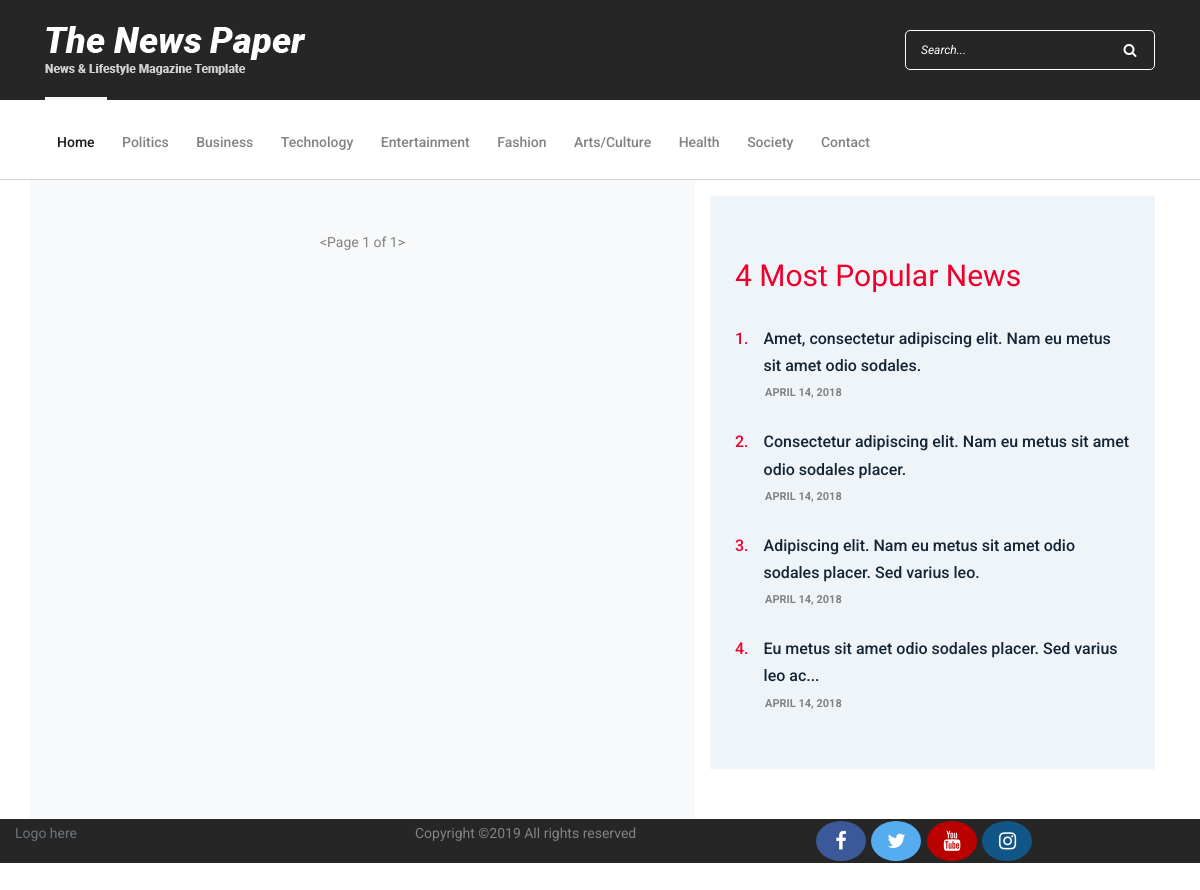
The app's page /health/, older data.
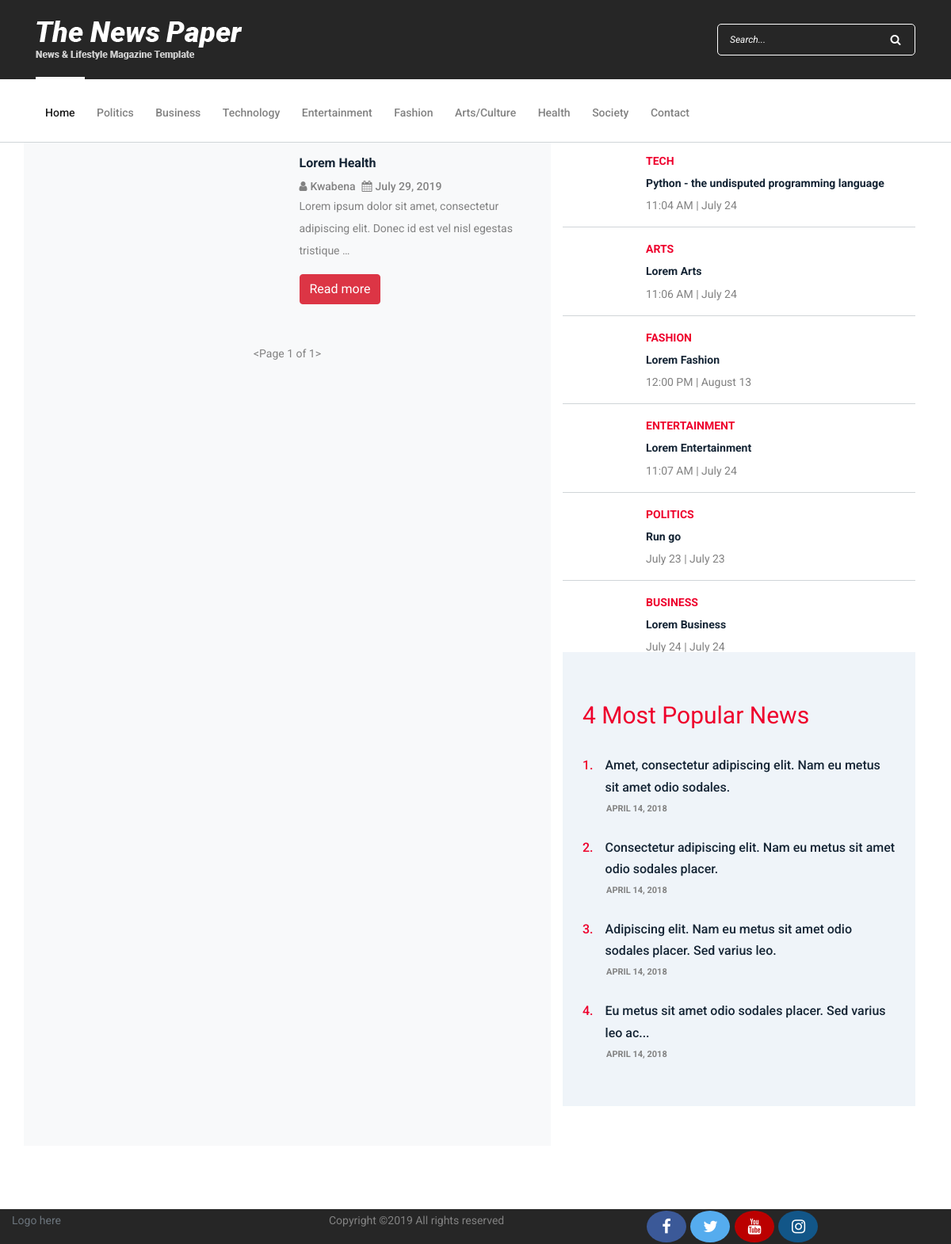
The same page, newer data.
### blog/models.py (models this page shows, shortened)
class News(models.Model):
    title = models.CharField(max_length=500)
    date = models.DateTimeField()
    reporter = models.CharField(max_length=100)
    content = models.TextField()
    category = models.CharField(max_length=50, choices=CATEGORY_CHOICES)
    slug = models.SlugField(null=True)
    picture = models.ImageField(upload_to='News/')
    audio = models.FileField(upload_to='Audio/', null=True, blank=True)
    def get_absolute_url(self):
        return reverse('blog-news-detail', kwargs={'slug': self.slug})

### blog/views.py (the view)
# urls.py: path('health/', views.health, name='blog-health'),
def health(request):
    arts = News.objects.all().filter(category='arts').order_by('-id')[:1]
    bus = News.objects.all().filter(category='business').order_by('-id')[:1]
    enter = News.objects.all().filter(category='entertainment').order_by('-id')[:1]
    fash = News.objects.all().filter(category='fashion').order_by('-id')[:1]
    heal = News.objects.all().filter(category='health').order_by('-id')
    poli = News.objects.all().filter(category='politics').order_by('-id')[:1]
    sports = News.objects.all().filter(category='sport').order_by('-id')[:1]
    technology = News.objects.all().filter(category='tech').order_by('-id')[:1]
    page = request.GET.get('page', 1)
    paginator = Paginator(heal, 10)
    try:
        news = paginator.page(page)
    except PageNotAnInteger:
        news = paginator.page(1)
    except EmptyPage:
        news = paginator.page(paginator.num_pages)
    context = {'politics': poli, 'arts': arts, 'business': bus, 'entertainment': enter, 'fashion': fash,
               'sports': sports, 'technology': technology, 'news': news}
    return render(request, 'blog/health.html', context)

### blog/templates/blog/health.html (shortened to what the changed rows need)
{% extends 'blog/base.html' %}
{% load static %}
{% block content %}
    <div class="blog-area section-padding-0-80">
        <div class="container">
            <div class="row bg">
                <div class="col-12 col-lg-7 bg-light">
                    <div class="blog-posts-area">
                        {% for heal in news %}
                        <div class="row mt-3 mb-3">
                        <div class="col-6 col-md-6">
                        </div>
                        <div class=" col-6 text">
                            <h6 class="post-title">{{ heal.title }}</h6>
                            <div class="post-meta d-flex">
                                <a href="#"><i class="fa fa-user pr-1" aria-hidden="true"></i>{{ heal.reporter }}</a>
                                <a href="#"><i class="fa fa-calendar pl-2 pr-1" aria-hidden="true"></i>{{ heal.date|date:'F d, Y' }}</a>
                            </div>
                            <p>{{ heal.content|truncatewords:15 }}</p>
                            <a href="{{ heal.get_absolute_url }}" class="btn btn-danger" role="button">Read more</a>
                        </div>
                        </div>
                        {% endfor %}
                    </div>
                </div>
                <div class="col-12 col-lg-5">
                    <div class="blog-sidebar-area">
                        <div class="latest-posts-widget mt-3">
                            {% for tech in technology %}
                            <div class="single-blog-post small-featured-post d-flex">
                                <div class="post-thumb">
                                    <a href="{% url 'blog-news-detail' slug=tech.slug %}"><img src="{{ tech.picture.url }}" alt=""></a>
                                </div>
                                <div class="post-data">
                                    <a href="{% url 'blog-news-detail' slug=tech.slug %}" class="post-catagory">{{ tech.category.title }}</a>
                                    <div class="post-meta">
                                        <a href="{% url 'blog-news-detail' slug=tech.slug %}" class="post-title">
                                            <h6>{{ tech.title }}</h6>
                                        </a>
                                        <p class="post-date"><span>{{ tech.date|date:'g:i A' }}</span> | <span>{{ tech.date|date:'F j' }}</span></p>
                                    </div>
                                </div>
                            </div>
                            {% endfor %}
                            {% for art in arts %}
                            <div class="single-blog-post small-featured-post d-flex">
                                <div class="post-thumb">
                                    <a href="{% url 'blog-news-detail' slug=art.slug %}"><img src="{{ art.picture.url }}" alt=""></a>
                                </div>
                                <div class="post-data">
                                    <a href="{% url 'blog-news-detail' slug=art.slug %}" class="post-catagory">{{ art.category.title }}</a>
                                    <div class="post-meta">
                                        <a href="{% url 'blog-news-detail' slug=art.slug %}" class="post-title">
                                            <h6>{{ art.title }}</h6>
                                        </a>
                                        <p class="post-date"><span>{{ art.date|date:'g:i A' }}</span> | <span>{{ art.date|date:'F j' }}</span></p>
                                    </div>
                                </div>
                            </div>
                            {% endfor %}
                            {% for fash in fashion %}
                            <div class="single-blog-post small-featured-post d-flex">
                                <div class="post-thumb">
                                    <a href="{% url 'blog-news-detail' slug=fash.slug %}"><img src="{{ fash.picture.url }}" alt=""></a>
                                </div>
                                <div class="post-data">
                                    <a href="{% url 'blog-news-detail' slug=fash.slug %}" class="post-catagory">{{ fash.category.title }}</a>
                                    <div class="post-meta">
                                        <a href="{% url 'blog-news-detail' slug=fash.slug %}" class="post-title">
                                            <h6>{{ fash.title }}</h6>
                                        </a>
                                        <p class="post-date"><span>{{ fash.date|date:'g:i A' }}</span> | <span>{{ fash.date|date:'F j' }}</span></p>
                                    </div>
                                </div>
                            </div>
                            {% endfor %}
                            {% for enter in entertainment %}
                            <div class="single-blog-post small-featured-post d-flex">
                                <div class="post-thumb">
                                    <a href="{% url 'blog-news-detail' slug=enter.slug %}"><img src="{{ enter.picture.url }}" alt=""></a>
                                </div>
                                <div class="post-data">
                                    <a href="{% url 'blog-news-detail' slug=enter.slug %}" class="post-catagory">{{ enter.category.title }}</a>
                                    <div class="post-meta">
                                        <a href="{% url 'blog-news-detail' slug=enter.slug %}" class="post-title">
                                            <h6>{{ enter.title }}</h6>
                                        </a>
                                        <p class="post-date"><span>{{ enter.date|date:'g:i A' }}</span> | <span>{{ enter.date|date:'F j' }}</span></p>
                                    </div>
                                </div>
                            </div>
                            {% endfor %}
                            {% for politics in politics %}
                            <div class="single-blog-post small-featured-post d-flex">
                                <div class="post-thumb">
                                    <a href="{% url 'blog-news-detail' slug=politics.slug %}"><img src="{{ politics.picture.url }}" alt=""></a>
                                </div>
                                <div class="post-data">
                                    <a href="{% url 'blog-news-detail' slug=politics.slug %}" class="post-catagory">{{ politics.category.title }}</a>
                                    <div class="post-meta">
                                        <a href="{% url 'blog-news-detail' slug=politics.slug %}" class="post-title">
                                            <h6>{{ politics.title }}</h6>
                                        </a>
                                        <p class="post-date"><span>{{ politics.date|date:'F j' }}</span> | <span>{{ politics.date|date:'F j' }}</span></p>
                                    </div>
                                </div>
                            </div>
                            {% endfor %}
                            {% for bus in business %}
                            <div class="single-blog-post small-featured-post d-flex">
                                <div class="post-thumb">
                                    <a href="{% url 'blog-news-detail' slug=bus.slug %}"><img src="{{ bus.picture.url }}" alt=""></a>
                                </div>
                                <div class="post-data">
                                    <a href="{% url 'blog-news-detail' slug=bus.slug %}" class="post-catagory">{{ bus.category.title }}</a>
                                    <div class="post-meta">
                                        <a href="{% url 'blog-news-detail' slug=bus.slug %}" class="post-title">
                                            <h6>{{ bus.title }}</h6>
                                        </a>
                                        <p class="post-date"><span>{{ bus.date|date:'F j' }}</span> | <span>{{ bus.date|date:'F j' }}</span></p>
                                    </div>
                                </div>
                            </div>
                        </div>
                        {% endfor %}
                    </div>
                </div>
            </div>
        </div>
    </div>
{% endblock content %}

Row changes from the older to the newer data that the page shows:
added News: title "Lorem Health", reporter "Kwabena", date "July 29, 2019", content "Lorem ipsum dolor sit amet, consectetur adipiscing elit. Donec id est vel nisl egestas tristique …"
added News: category "TECH", title "Python - the undisputed programming language", date "11:04 AM", date "July 24"
added News: category "ARTS", title "Lorem Arts", date "11:06 AM", date "July 24"
added News: category "FASHION", title "Lorem Fashion", date "12:00 PM", date "August 13"
added News: category "ENTERTAINMENT", title "Lorem Entertainment", date "11:07 AM", date "July 24"
added News: category "POLITICS", title "Run go", date "July 23"
added News: category "BUSINESS", title "Lorem Business", date "July 24"
